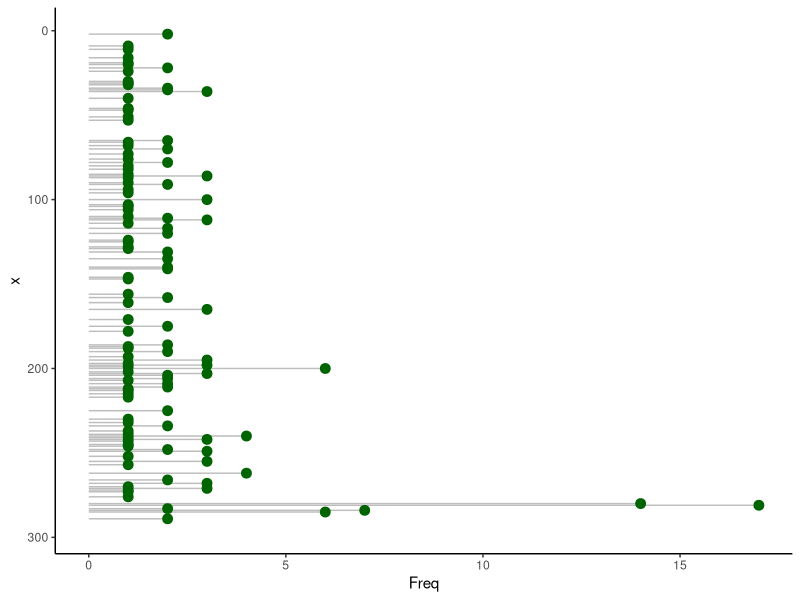
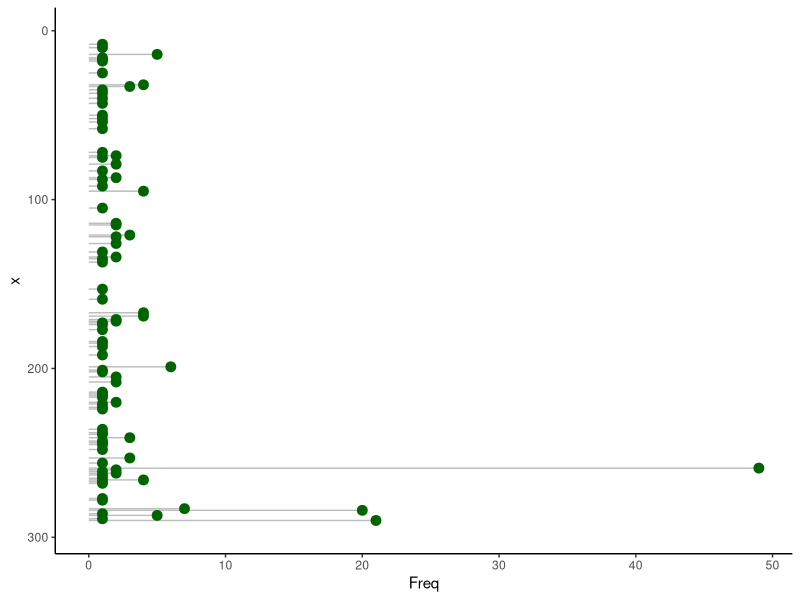
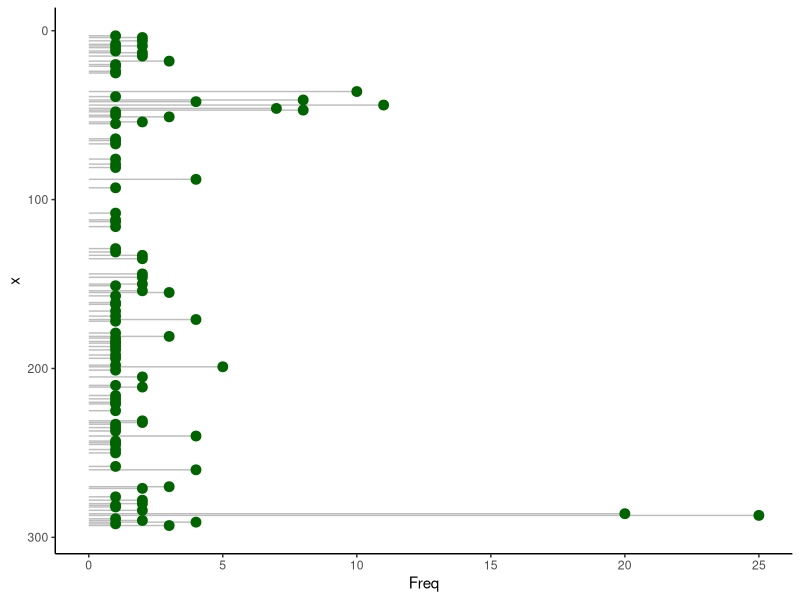
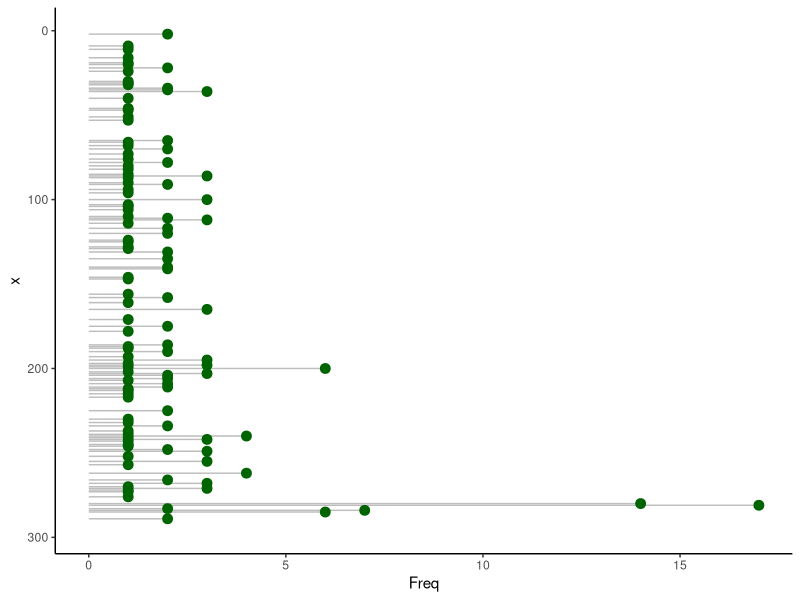
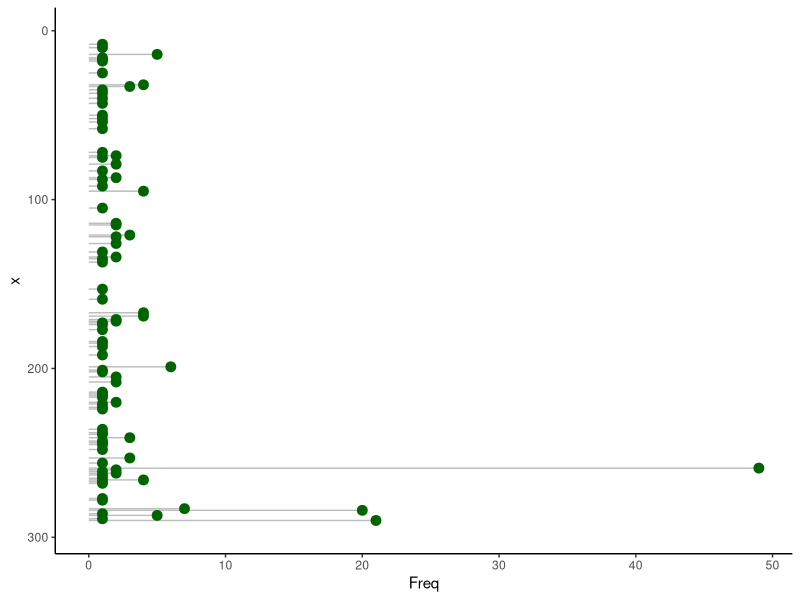

Here is the R script that generated these plots, in order:
library(ggplot2)
options(stringsAsFactors = F)
all_mut <- read.table("CCND_ALL_MUT_Cbio_COSMIC_BL.tsv",header = T, sep = "\t")
ccnd1 <- subset(all_mut, Gene == "CCND1" & Mutation.Type %in% c("Missense_Mutation","Substitution - Missense"))
ccnd2 <- subset(all_mut, Gene == "CCND2" & Mutation.Type %in% c("Missense_Mutation","Substitution - Missense"))
ccnd3 <- subset(all_mut, Gene == "CCND3" & Mutation.Type %in% c("Missense_Mutation","Substitution - Missense"))
# CCND1
freq <- as.data.frame(table(ccnd1$Protein.Position))
data <- data.frame(x = seq(1,295), y = rep(0,295))
data <- merge(data,freq,by.x = "x",by.y = "Var1", all.x = T)
plot <- ggplot(data, aes(x = x, y = Freq)) + 
  geom_segment(aes(x = x, xend = x, y =0, yend = Freq), color = "grey") + 
  geom_point(color = "dark green", size= 3) + scale_x_continuous(trans = "reverse") + 
  coord_flip() + theme_classic()
#plot
ggsave(plot, filename = "Ext_Fig8a.pdf",height = 18,width = 5)

# CCND2
freq <- as.data.frame(table(ccnd2$Protein.Position))
data <- data.frame(x = seq(1,295), y = rep(0,295))
data <- merge(data,freq,by.x = "x",by.y = "Var1", all.x = T)
plot <- ggplot(data, aes(x = x, y = Freq)) + 
  geom_segment(aes(x = x, xend = x, y =0, yend = Freq), color = "grey") + 
  geom_point(color = "dark green", size= 3) + scale_x_continuous(trans = "reverse") + 
  coord_flip() + theme_classic()
plot
ggsave(plot, filename = "Ext_Fig8b.pdf",height = 18,width = 5)

# CCND3
freq <- as.data.frame(table(ccnd3$Protein.Position))
data <- data.frame(x = seq(1,295), y = rep(0,295))
data <- merge(data,freq,by.x = "x",by.y = "Var1", all.x = T)
plot <- ggplot(data, aes(x = x, y = Freq)) + 
  geom_segment(aes(x = x, xend = x, y =0, yend = Freq), color = "grey") + 
  geom_point(color = "dark green", size= 3) + scale_x_continuous(trans = "reverse")  +
  coord_flip() + theme_classic() 
plot
ggsave(plot, filename = "Ext_Fig8c.pdf",height = 18,width = 5)
